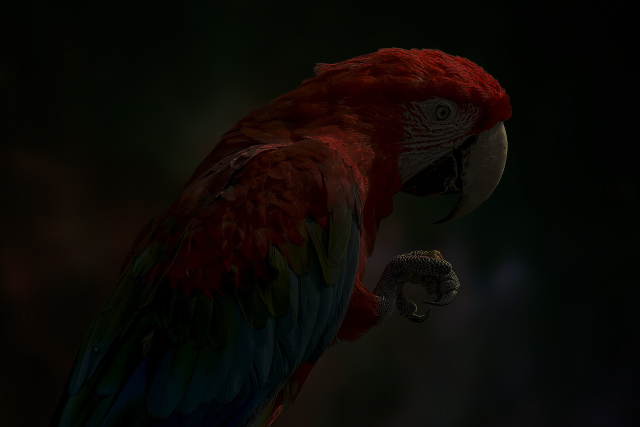
#> input picture parrot.jpg, 1280 x 853 px (shown at 1/2 size)
$ jupyter execute Histogram.ipynb
#> lines starting #> are read from the running program, lines starting #| are printed output that depends on the picture
# Ex. No: 03
## Histogram Equalization Using OpenCV (Grayscale & Color Images)

**Name :** HARINI S **Reg. No :** 212223240048

### Write a Python program using OpenCV to perform histogram equalization on the given grayscale image **"parrot.jpg"**.

The program should:

- Import the required libraries (**OpenCV, NumPy, Matplotlib**).
- Read the image **"parrot.jpg"** in **grayscale** format.
- Display the grayscale image and plot its histogram.
- Perform **histogram equalization** on the grayscale image using `cv2.equalizeHist()` to enhance its contrast.
- Using Matplotlib, display the following in a **2 × 2 grid layout**:
  - Original Grayscale Image
  - Histogram of Original Image
  - Enhanced (Equalized) Image
  - Histogram of Enhanced Image

[cell 1]
# Import required libraries

import cv2
import numpy as np
import matplotlib.pyplot as plt

[cell 2]
# Read the image in grayscale format
img = cv2.imread('parrot.jpg',cv2.IMREAD_GRAYSCALE)
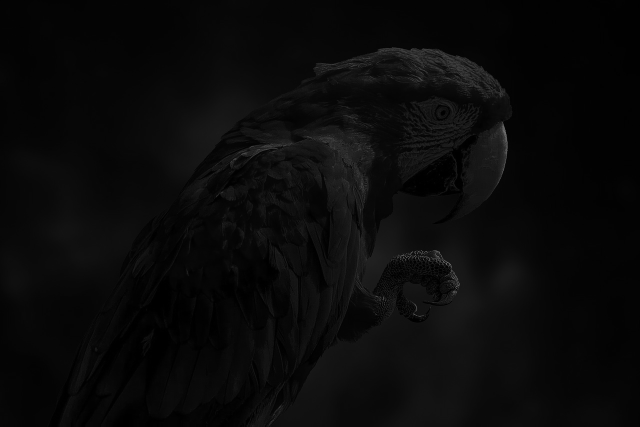
#> img: shape (853, 1280) (shown at 1/2 size); min 0, max 132, mean 9.6

[cell 3]
# Display the grayscale image.
plt.imshow(img, cmap='gray')
plt.title('original_image')
plt.show()

[cell 4]
# Plot the histogram of the grayscale image
plt.hist(img.ravel(),256,range = [0, 256]);
plt.title('Original Image')
plt.show()
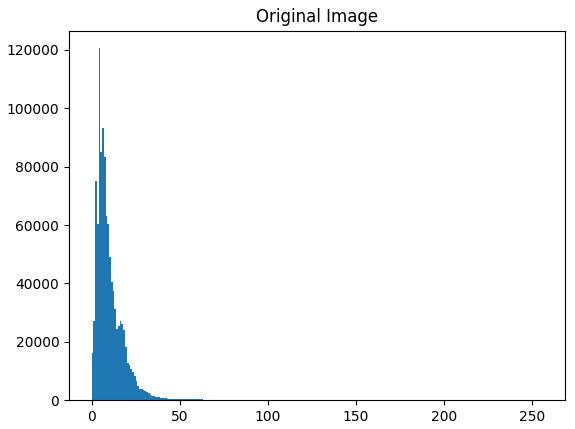
#> figure drawn by matplotlib, 1 panel; tallest bar 120586 high, from x = 4 to 5

[cell 5]
# Perform histogram equalization
img_eq = cv2.equalizeHist(img)
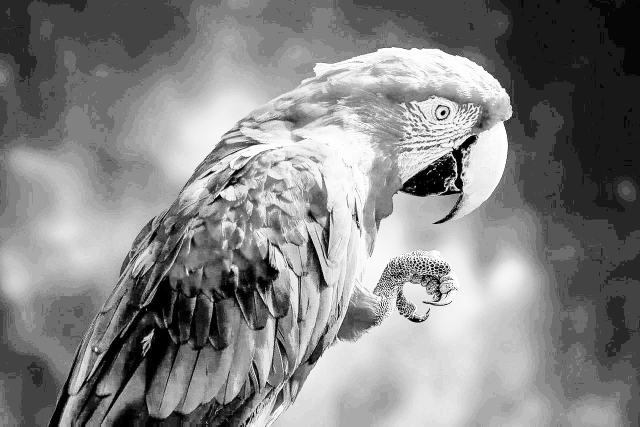
#> img_eq: shape (853, 1280) (shown at 1/2 size); min 0, max 255, mean 132.6

[cell 6]
# Display [1] the Original Image (Gray Image) and its Histogram, and [2] the Enhanced Image and its Histogram using a 2×2 layout in Matplotlib.
plt.hist(img_eq.ravel(), 256, range = [0, 256]);
plt.title('Equalized Histogram')
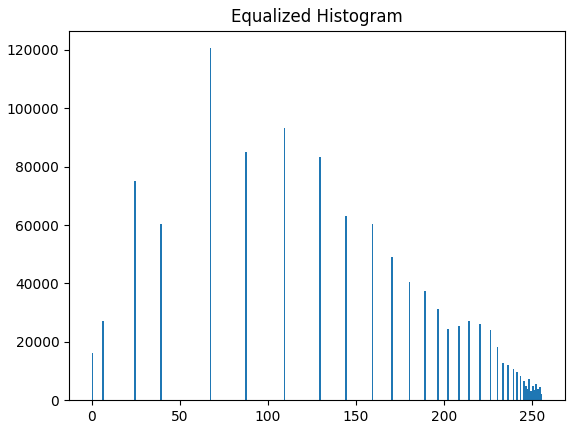
#> figure drawn by matplotlib, 1 panel; tallest bar 120586 high, from x = 67 to 68

### Write a Python program using OpenCV to perform color image enhancement through histogram equalization in the HSV color space on the given image **"parrot.jpg"**.

The program should:

- Import the required libraries (**OpenCV, NumPy, Matplotlib**).
- Read the color image **"parrot.jpg"**.
- Plot the **histogram of the original color image** (use the **B, G, and R** channels).
- Convert the image from **BGR to HSV** color space.
- Apply **histogram equalization** to one specific channel to improve brightness and contrast using `cv2.equalizeHist()`.
- Convert the enhanced HSV image back to **BGR** format.
- Using Matplotlib, display the following in a **2 × 2 grid layout**:
  - Original Color Image
  - Histogram of Original Image (BGR channels)
  - Enhanced Color Image
  - Histogram of Enhanced Image (BGR channels)

[cell 7]
# Import required libraries
plt.imshow(img_eq, cmap='gray')
plt.title('original image')
plt.show()

[cell 8]
# Read the colorgiven parrot.jpg image.

img = cv2.imread('parrot.jpg', cv2.IMREAD_COLOR)
#> img is the input picture: shape (853, 1280, 3); mean B, G, R 5.6, 9, 12.4

[cell 9]
# Plot the histogram of colour image
img_hsv = cv2.cvtColor(img, cv2.COLOR_BGR2HSV)
#> img_hsv: shape (853, 1280, 3); mean H, S, V 42.1, 165.9, 14.5

[cell 10]
# Convert to HSV.

img_hsv[:,:,2] = cv2.equalizeHist(img_hsv[:, :, 2])
#> img_hsv: shape (853, 1280, 3); mean H, S, V 42.1, 165.9, 131

[cell 11]
# Perform histogram equalization
img_eq = cv2.cvtColor(img_hsv, cv2.COLOR_HSV2BGR)
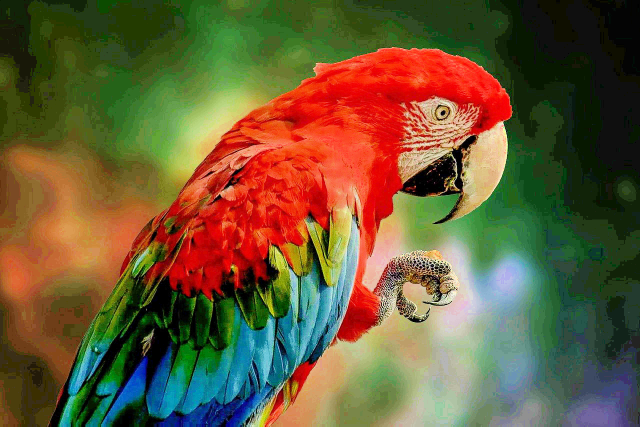
#> img_eq: shape (853, 1280, 3) (shown at 1/2 size); mean B, G, R 55.1, 90.2, 106.1

[cell 12]
# Convert back to BGR format
plt.subplot(121); plt.imshow(img[:, :, ::-1]); plt.title('Original Color Image')
plt.subplot(122); plt.imshow(img_eq[:, :, ::-1]); plt.title('Equalized Image')
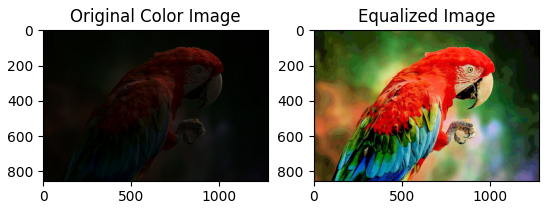
#> figure drawn by matplotlib, 2 panels

[cell 13]
# Display
plt.figure(figsize = [12,10])
plt.subplot(221); plt.imshow(img[:, :, ::-1]); plt.title('Original Color Image')
plt.subplot(222); plt.imshow(img_eq[:, :, ::-1]); plt.title('Equalized Image')
plt.subplot(223); plt.hist(img.ravel(),256,range = [0, 256]); plt.title('Original Image')
plt.subplot(224); plt.hist(img_eq.ravel(),256,range = [0, 256]); plt.title('Histogram Equalized')
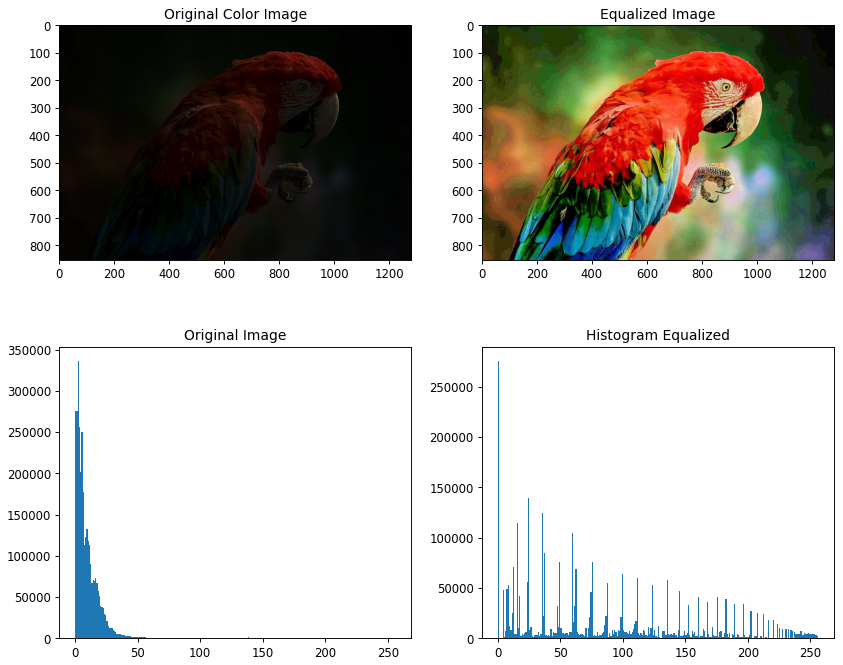
#> figure drawn by matplotlib, 4 panels; panel 3: tallest bar 336652 high, from x = 2 to 3; panel 4: tallest bar 275881 high, from x = 0 to 1
